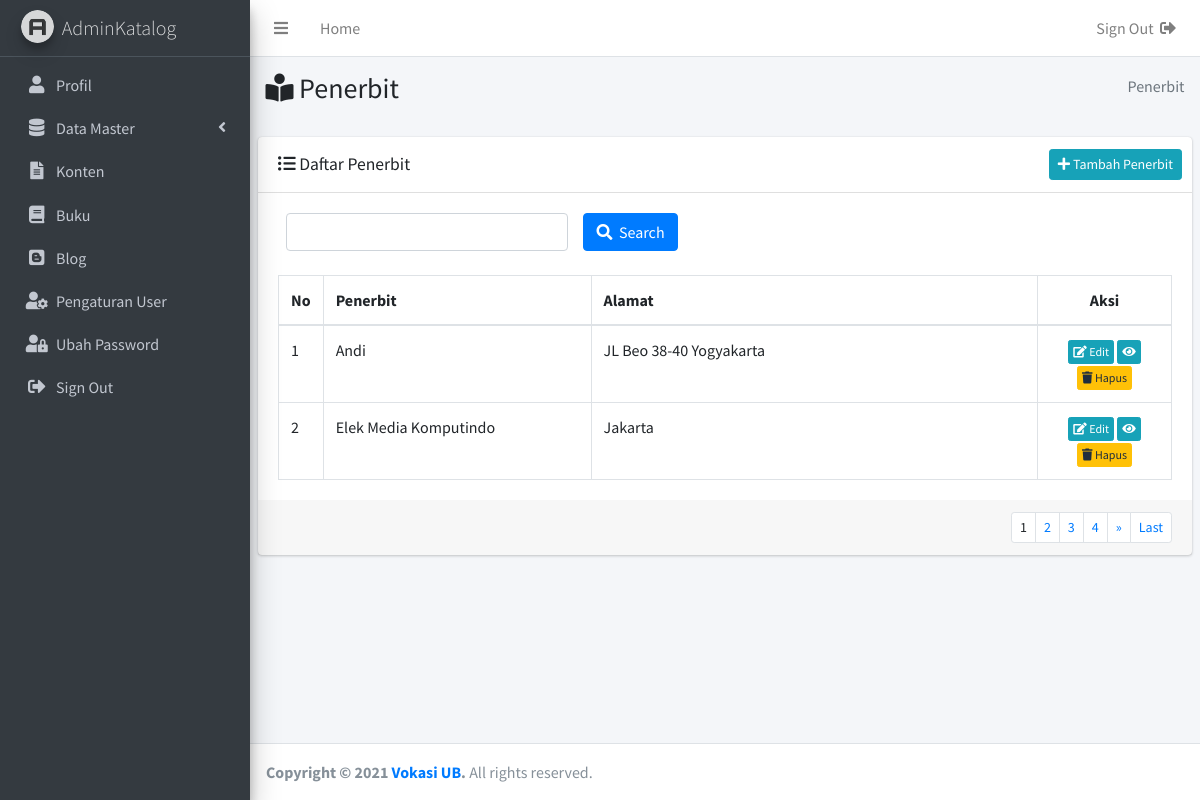
The app's page /admin/index.php?include=penerbit (signed in) with its own data.
### tables this page shows
CREATE TABLE `penerbit` (
  `id_penerbit` int(11) NOT NULL,
  `penerbit` varchar(100) DEFAULT NULL,
  `alamat` text DEFAULT NULL
);

### admin/include/penerbit.php (the view, shortened to what this page needs)
<?php
include('../koneksi/koneksi.php');
?>
    <section class="content-header">
      <div class="container-fluid">
        <div class="row mb-2">
          <div class="col-sm-6">
            <h3><i class="fas fa-book-reader"></i> Penerbit</h3>
          </div>
          <div class="col-sm-6">
            <ol class="breadcrumb float-sm-right">
              <li class="breadcrumb-item active"> Penerbit</li>
            </ol>
          </div>
        </div>
      </div>
    </section>
    <section class="content">
            <div class="card">
              <div class="card-header">
                <h3 class="card-title" style="margin-top:5px;"><i class="fas fa-list-ul"></i> Daftar Penerbit</h3>
                <div class="card-tools">
                  <a href="index.php?include=tambah-penerbit" class="btn btn-sm btn-info float-right">
                  <i class="fas fa-plus"></i> Tambah  Penerbit</a>
                </div>
              </div>
              <div class="card-body">
              <div class="col-md-12">
                  <form method="post" action="index.php?include=penerbit&aksi=cari">
                    <div class="row">
                        <div class="col-md-4 bottom-10">
                          <input type="text" class="form-control" id="kata_kunci" name="katakunci">
                        </div>
                        <div class="col-md-5 bottom-10">
                          <button type="submit" class="btn btn-primary"><i class="fas fa-search"></i>&nbsp; Search</button>
                        </div>
                    </div>
                  </form>
                </div><br>
     <table class="table table-bordered">
  <thead>
    <tr>
      <th width="5%">No</th>
      <th width="30%">Penerbit</th>
      <th width="50%">Alamat</th>
      <th width="15%"><center>Aksi</center></th>
    </tr>
  </thead>
  <tbody>
    <?php
    $batas= 2;
if(!isset($_GET['halaman'])){
  $posisi = 0;
  $halaman = 1;
}else{
  $halaman = $_GET['halaman'];
  $posisi = ($halaman-1) * $batas;
}
$sql_k = "SELECT id_penerbit,penerbit, alamat FROM
    penerbit ";
$sql_k .= " ORDER BY penerbit limit $posisi, $batas ";
    $query_k = mysqli_query($koneksi,$sql_k);
    $no = $posisi+1;
    while($data_k = mysqli_fetch_row($query_k)){
      $id_penerbit = $data_k[0];
       $penerbit = $data_k[1];
       $alamat = $data_k[2];
    ?>
    <tr>
       <td><?php echo $no;?></td>
       <td><?php echo $penerbit;?></td>
       <td><?php echo $alamat;?></td>
       <td align="center">
       <a href="index.php?include=edit-penerbit&data=<?php echo $id_penerbit;?>" class="btn btn-xs btn-info"><i class="fas fa-edit"></i> Edit</a>
       <a href="index.php?include=detail-penerbit&data=<?php echo $id_penerbit;?>" class="btn btn-xs btn-info" name="detail" value="detail" title="Detail"><i class="fas fa-eye"></i></a>
       <a href="javascript:if(confirm('Anda yakin ingin menghapus data
       <?php echo $penerbit; ?>?'))window.location.href = 'index.php?include=penerbit&aksi=hapus&data=<?php echo $id_penerbit;?>&notif=hapusberhasil'"
        class="btn btn-xs btn-warning"><i class="fas fa-trash"></i>
    Hapus</a>
      </td>
   </tr>
   <?php $no++;}?>
   </tbody>
</table>
<?php
$sql_jum = "select id_penerbit, penerbit, alamat from penerbit ";
$sql_jum .= " order by penerbit";
$query_jum = mysqli_query($koneksi,$sql_jum);
$jum_data = mysqli_num_rows($query_jum);
$jum_halaman = ceil($jum_data/$batas);
?>
</div>
              <div class="card-footer clearfix">
              <ul class="pagination pagination-sm m-0 float-right">
<?php
    if($jum_halaman==0){
    }else if($jum_halaman==1){
       echo "<li class='page-item'><a class='page-link'>1</a></li>";
    }else{
       $sebelum = $halaman-1;
       $setelah = $halaman+1;
       if (isset($_GET["katakunci"])){
           $katakunci_penerbit = $_GET["katakunci"];
           if($halaman!=1){
              echo "<li class='page-item'>
              <a class='page-link'
              href='index.php?include=penerbit&katakunci=$katakunci_penerbit
              &halaman=1'>First</a></li>";
              echo "<li class='page-item'><a class='page-link'
              href='index.php?include=penerbit&katakunci=$katakunci_penerbit&
              halaman=$sebelum'>
              «</a></li>";
           }
           for($i=1; $i<=$jum_halaman; $i++){
            if ($i > $halaman - 5 and $i < $halaman + 5 ) {
               if($i!=$halaman){
                  echo "<li class='page-item'><a class='page-link'
                  href='index.php?include=penerbit&katakunci
                  =$katakunci_penerbit&halaman=$i'>
                  $i</a></li>";
               }else{
                  echo "<li class='page-item'>
                  <a class='page-link'>$i</a></li>";
               }
             }
         }
            if($halaman!=$jum_halaman){
               echo "<li class='page-item'>
               <a class='page-link'
               href='index.php?include=penerbit&katakunci=$katakunci_penerbit
               &halaman=$setelah'>»</a></li>";
               echo "<li class='page-item'><a class='page-link'
               href='index.php?include=penerbit&katakunci=
               $katakunci_penerbit&halaman=$jum_halaman'>
               Last</a></li>";
            }
        }else{
           for($i=1; $i<=$jum_halaman; $i++){
            if ($i > $halaman - 5 and $i < $halaman + 5 ) {
               if($i!=$halaman){
                   echo "<li class='page-item'><a class='page-link'
                   href='index.php?include=penerbit&halaman=$i'>$i</a></li>";
               }else{
                   echo "<li class='page-item'><a class='page-link'>$i</a></li>";
}
            }
         }
            if($halaman!=$jum_halaman){
               echo "<li class='page-item'><a class='page-link'
               href='index.php?include=penerbit&halaman=$setelah'>
               »</a></li>";
               echo "<li class='page-item'><a class='page-link'
               href='index.php?include=penerbit&
               halaman=$jum_halaman'>Last</a></li>";
             }
            }
      }?>
</ul>
              </div>
            </div>
    </section>

### records on screen
penerbit: penerbit "Andi", alamat "JL Beo 38-40 Yogyakarta"
penerbit: penerbit "Elek Media Komputindo", alamat "Jakarta"
